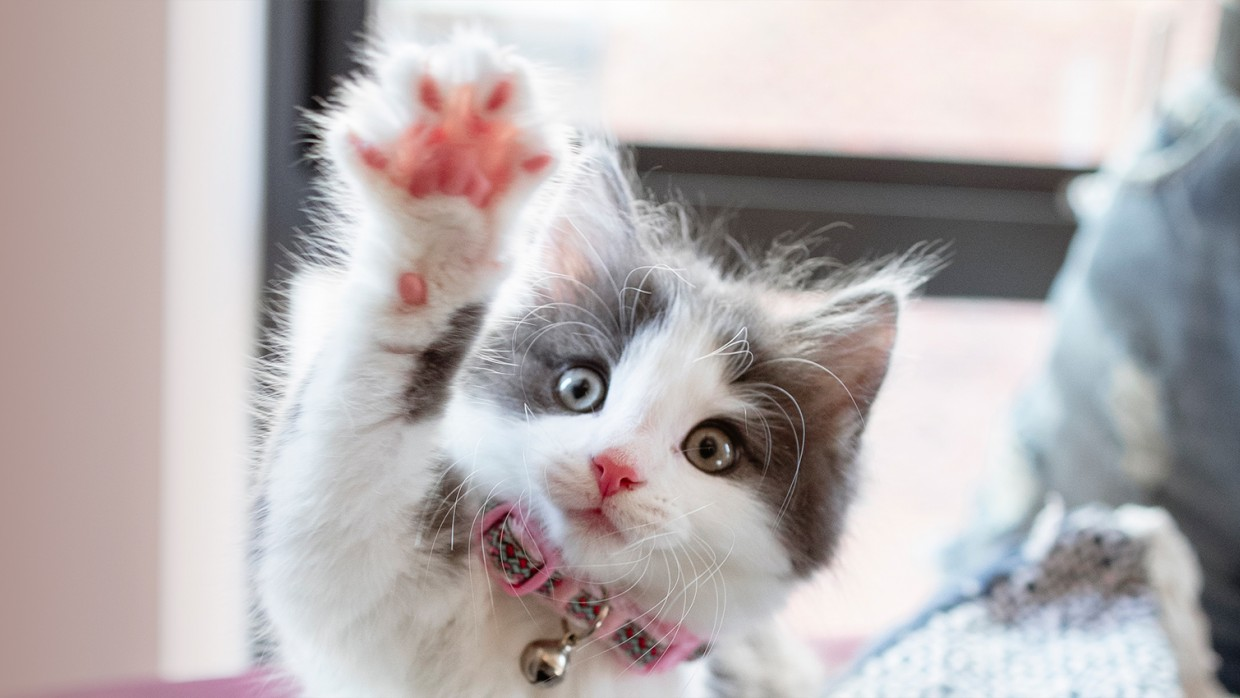
#> input picture 图像处理/1. 基本操作/cat.jpg, 1240 x 698 px
$ python pic_threshold.py
#> lines starting #> are read from the running program, lines starting #| are printed output that depends on the picture; after the words box and inside, x2 and y2 are one past the last pixel; in counts of white or black regions, pixels touching at a corner belong together
#!/usr/bin/env python3
# coding:utf-8
"""
# File       : pic_threshold.py
# Time       ：10/13/22 3:15 PM
# Author     ：Kust Kenny
# version    ：python 3.6
# Description：
"""
import cv2
from matplotlib import pyplot as plt

# threshold 只能处理单通道图像，通常来说使灰度图
# 5中转换方法，
#   BINARY 超过阈值部分取maxval，小于取0
#   BINARY_INV 翻转BINARY
#   TRUNC   大于阈值部分设为阈值，否则不变
#   TOZERO  大于阈值不变，小于取0
#   TOZERO_INV  翻转TOZERO

cat = cv2.imread("../1. 基本操作/cat.jpg")
#> cat is the input picture: shape (698, 1240, 3); mean B, G, R 177, 176.3, 183.1

cat_gray = cv2.cvtColor(cat,cv2.COLOR_BGR2GRAY)
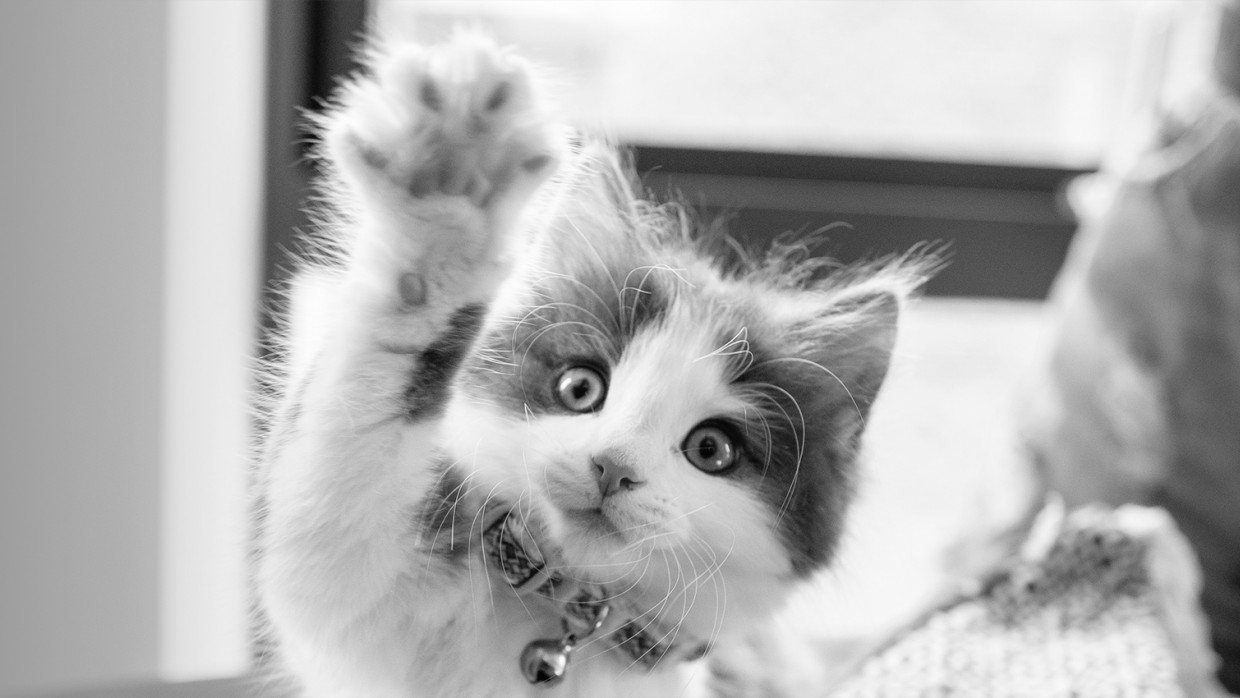
#> cat_gray: shape (698, 1240); min 1, max 254, mean 178.5
cat = cv2.cvtColor(cat,cv2.COLOR_BGR2RGB)
ret, thresh1 = cv2.threshold(cat_gray,127,255,cv2.THRESH_BINARY)
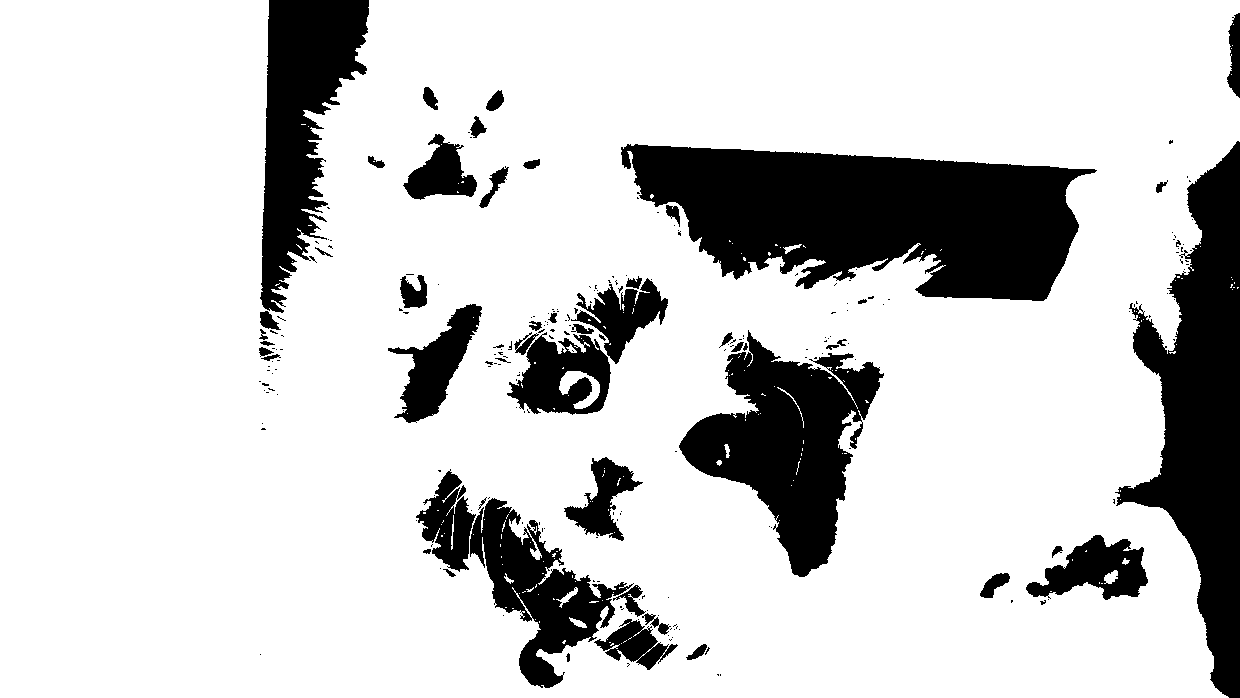
#> thresh1: shape (698, 1240); 80.6% white; 239 black regions (186 under 20 px), largest, box (x1, y1, x2, y2) and area: (621, 144, 1097, 301) 48888, (1115, 141, 1240, 698) 32261, (679, 330, 884, 577) 23396
ret, thresh2 = cv2.threshold(cat_gray,127,255,cv2.THRESH_BINARY_INV)
ret, thresh3 = cv2.threshold(cat_gray,200,255,cv2.THRESH_TRUNC)
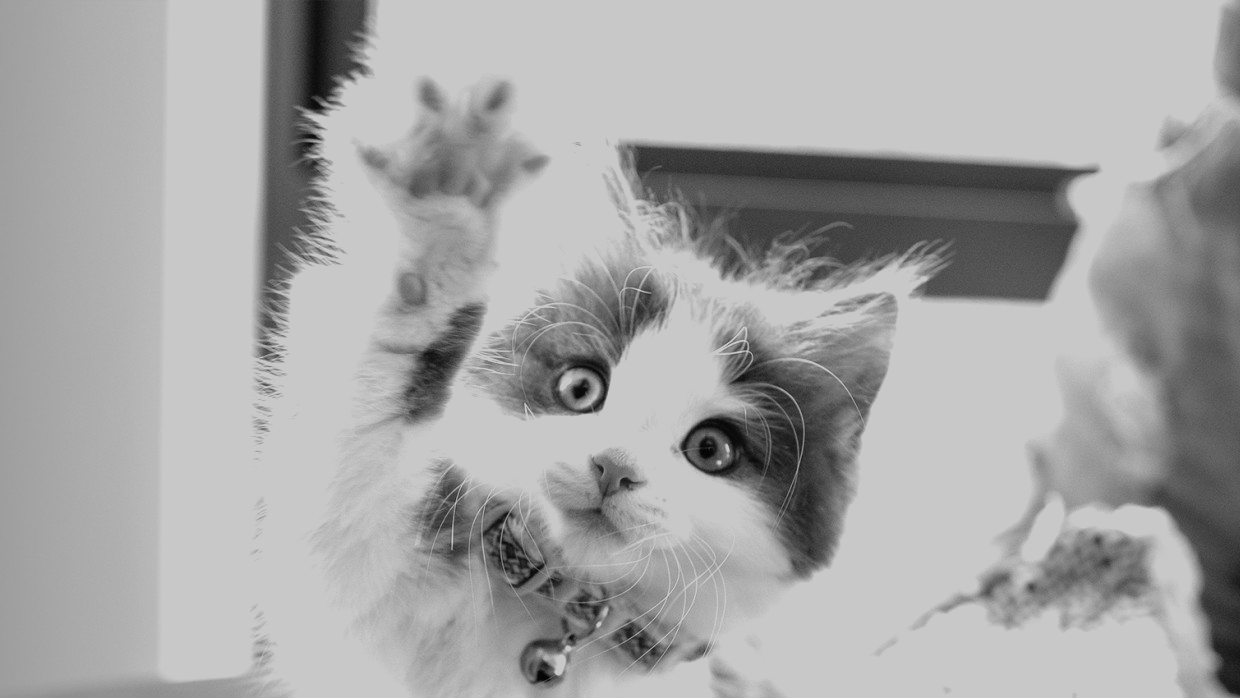
#> thresh3: shape (698, 1240); min 1, max 200, mean 166
ret, thresh4 = cv2.threshold(cat_gray,0,255,cv2.THRESH_TOZERO)
ret, thresh5 = cv2.threshold(cat_gray,127,255,cv2.THRESH_TOZERO_INV)
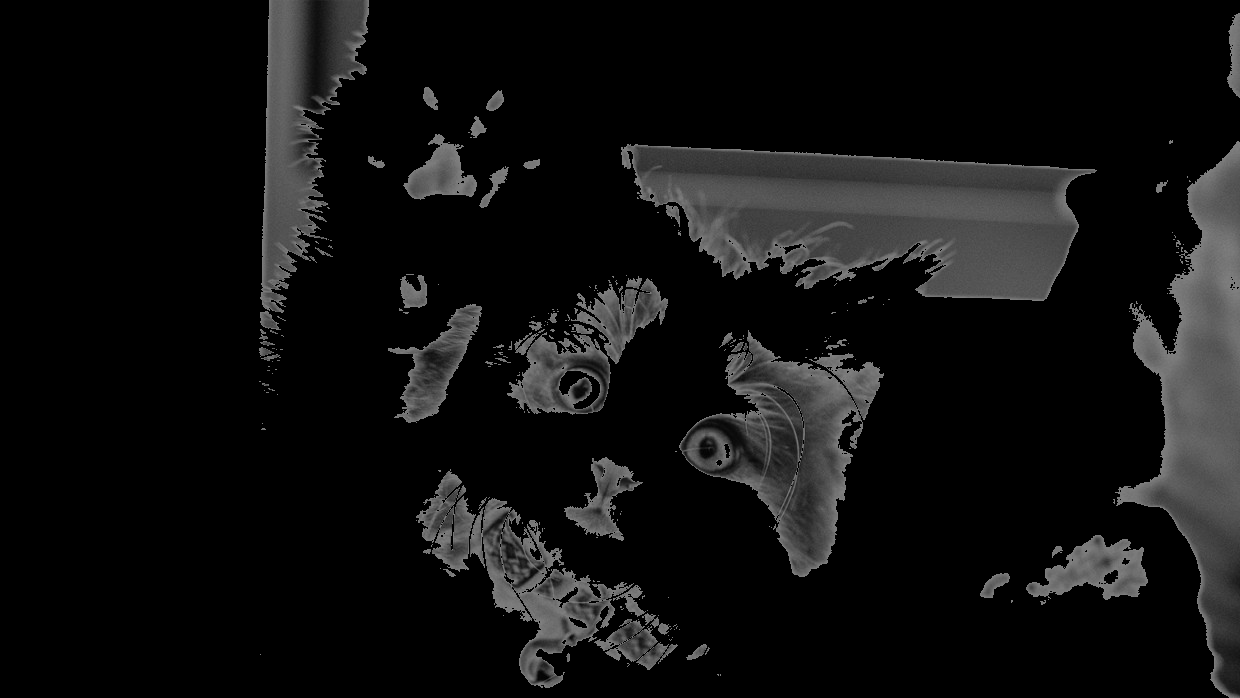
#> thresh5: shape (698, 1240); min 0, max 127, mean 16.7
title = ['ORIGINAL',"B",'B_I','TRUNC','TO','YO_INV']
images = [cat,thresh1,thresh2,thresh3,thresh4,thresh5]

for i in range(6):
    plt.subplot(2,3,i+1), plt.imshow(images[i],'gray')
    plt.title(title[i])

plt.show()
